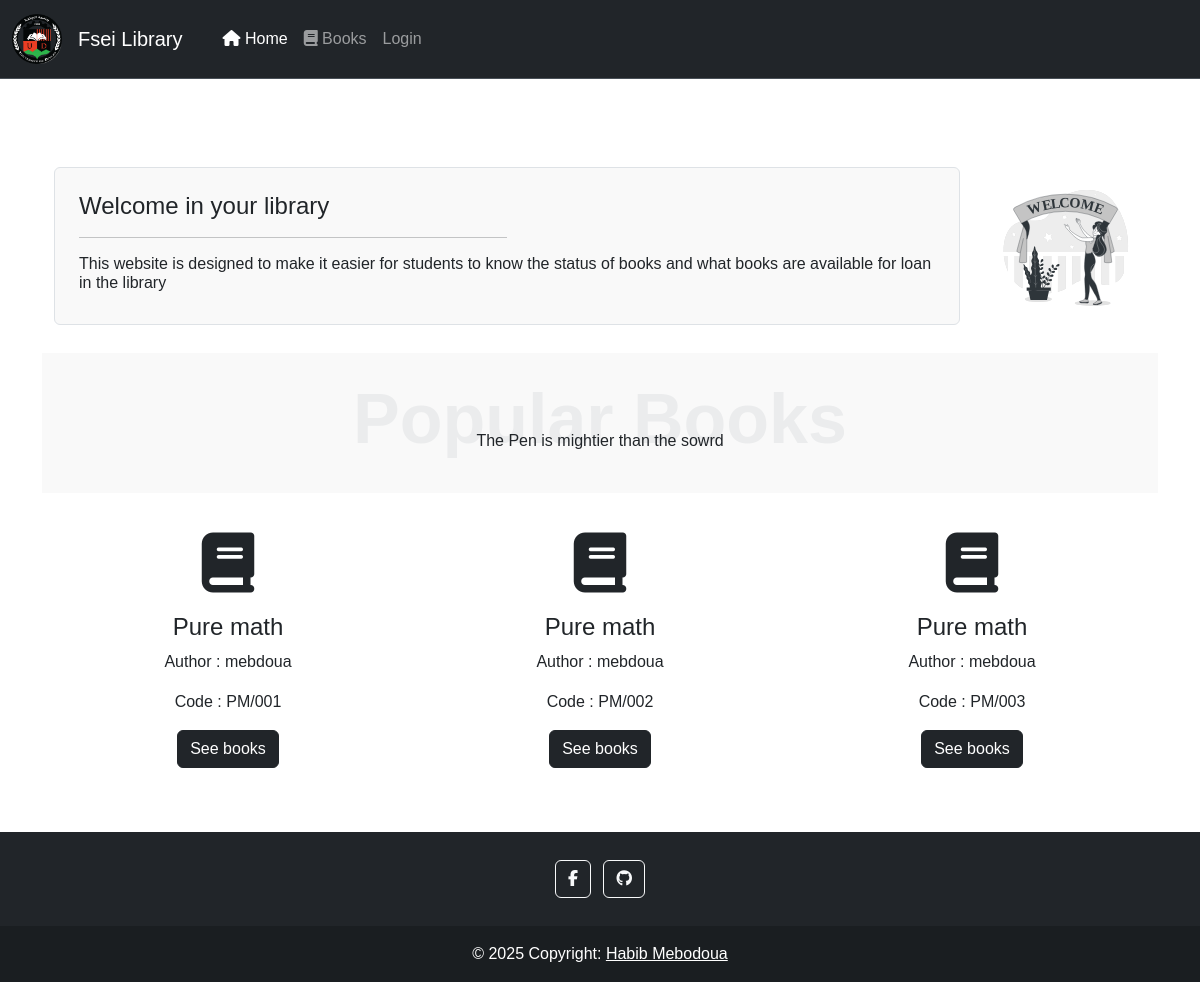
The page / on the database its author committed.
### books/models.py (models this page shows, shortened)
class Copy(models.Model):
    book = models.ForeignKey(Book , related_name='book_copy' , on_delete=models.CASCADE)
    serial_number = models.PositiveIntegerField()
    code = models.CharField(max_length=100 , help_text='code / Number ' , default='-----/000')
    is_taken = models.BooleanField(default=False)
    number = models.PositiveIntegerField(default=0)

class Book(models.Model):
    title = models.CharField(max_length=255)
    author = models.CharField(max_length=255)
    book_catigory=[
        ('Computer Science','Computer Science'),
        ('physics','physics'),
        ('Material science','Material science'),
        ('chemistry','chemistry'),
        ('mathematics','mathematics'),
    ]
    catigory = models.CharField(choices=book_catigory , max_length=255)
    book_type = [
        ('Graduation thesis','Graduation thesis'),
        ('Book','Book'),
        ('Dictionary','Dictionary')
    ]
    type = models.CharField(max_length=255 , choices=book_type , default='Book')
    copies = models.PositiveIntegerField(default=1)
    is_taken = models.BooleanField(default=False)

### books/views.py (the view)
# urls.py: path('' , views.index , name='index'),
def index(request):
    books = Copy.objects.all().order_by('id')[0:3]
    context = {
        'books':books
    }
    return render(request , 'books/index.html',context)

### templates/books/index.html
{% extends 'base.html' %}
{% load static %}
{% block content %}
  <div class="container">
    <div class="row pt-5">
      <div class="col-lg-10">
        <div class="welcome p-4 border rounded">
          <h4>Welcome in your library  {{user.username}}</h4>
          <hr class="w-50">
          <p class="h6">This website is designed to make it easier for students to know the status of books and what
            books are available for loan in the library</p>
        </div>
      </div>
      <div class="col-lg-2">
        <img src="{% static 'img/Welcome.svg' %}" alt="">
      </div>
  </div>
  </div>
  <div class="popular-books-title p-4 text-center mt-4">
    <h1 class="special-heading">Popular Books</h1>
    <p class="special-margin">The Pen is mightier than the sowrd</p>
  </div>
    <div class="container">
      <div class="row">
        {% for book in books %}
          <div class="col-lg-4">
            <div class="book-card text-center m-4 p-3">
              <i class="fa-solid fa-book"></i>
              <h4>{{book.book.title}}</h4>
              <p>Author : {{book.book.author}}</p>
              <p>Code : {{book.code}}</p>
              <a class="btn btn-dark" href="{% url 'all_books' %}">See books</a>
            </div>
          </div>
        {% endfor %}
      </div>
    </div>
{% endblock %}

### templates/base.html (shortened to what this page needs)
{% load static %}
<!DOCTYPE html>
<html lang="en">
<head>
  <link rel="stylesheet" href="{% static 'css/bootstrap.min.css' %}">
  <link rel="stylesheet" href="{% static 'css/all.min.css' %}">
  <link rel="stylesheet" href="{% static 'css/style.css' %}">
</head>
<body>
  {% include '_partials/navbar.html' %}
  <div class="container-fluid">
    <div class="row">
      <main id="mainContent" class="{% if request.user.is_authenticated %}col-md-10{% else %}col-12{% endif %} ms-sm-auto px-4 py-4 content-transition">
        <div class="container">
          {% block content %}
          {% endblock %}
        </div>
      </main>
    </div>
  </div>
  {% include '_partials/footer.html' %}
</body>
</html>

### templates/_partials/navbar.html (shortened to what this page needs)
{% load static %}
<nav class="navbar navbar-expand-lg bg-dark text-light border-bottom border-body" data-bs-theme="dark">
    <div class="container-fluid">
        <img src="{% static 'img/Logo_uzad.png' %}" alt="" style="width: 50px;">
      <a class="navbar-brand p-3" href="#">Fsei Library</a>
      <div class="collapse navbar-collapse" id="navbarNavAltMarkup">
        <div class="navbar-nav">
          <a class="nav-link active" aria-current="page" href="{% url 'index' %}"> <i class="fa-solid fa-house"></i> Home</a>
          <a class="nav-link" href="{% url 'all_books' %}"> <i class="fa-solid fa-book"></i> Books</a>
          {% if user.is_authenticated %}
          <a class="nav-link" href="{% url 'logout' %}">  Logout</a>
          {% else %}
          <a class="nav-link" href="{% url 'login' %}">  Login</a>
          {% endif %}
        </div>
      </div>
    </div>
  </nav>

### templates/_partials/footer.html
<footer class="bg-dark text-center text-white">
    <div class="container p-4 pb-0">
      <section class="mb-4">
        <a class="btn btn-outline-light btn-floating m-1" href="https://www.facebook.com/profile.php?id=100090044252813" role="button"
          ><i class="fab fa-facebook-f"></i
        ></a>
        <a class="btn btn-outline-light btn-floating m-1" href="https://github.com/HabibMebdoua" role="button"
          ><i class="fab fa-github"></i
        ></a>
      </section>
    </div>
    <div class="text-center p-3" style="background-color: rgba(0, 0, 0, 0.2);">
      © 2025 Copyright:
      <a class="text-white" href="">Habib Mebodoua</a>
    </div>
  </footer>

### fsei/static/css/style.css (style rules this page uses)
body { font-family: 'Arima', cursive; font-family: 'Comic Neue', cursive; font-family: 'Josefin Sans', sans-serif; font-family: 'Kdam Thmor Pro', sans-serif; font-family: 'Oxygen', sans-serif; font-family: 'Work Sans', sans-serif; }
.welcome { background-color: rgb(249, 249, 249); }
.popular-books-title { background-color: rgb(249, 249, 249); }
.special-heading { font-size: 70px; font-weight: 800; color: #ebeced; }
.special-margin { margin-top: -40px; }
.book-card i { font-size: 60px; margin-bottom: 20px; }

### templates/base.html (style rules this page uses)
.content-transition { transition: all 0.3s ease; }

### rows shown on the page
Copy: book "Pure math", book.author "mebdoua", code "PM/001"
Copy: book "Pure math", book.author "mebdoua", code "PM/002"
Copy: book "Pure math", book.author "mebdoua", code "PM/003"
